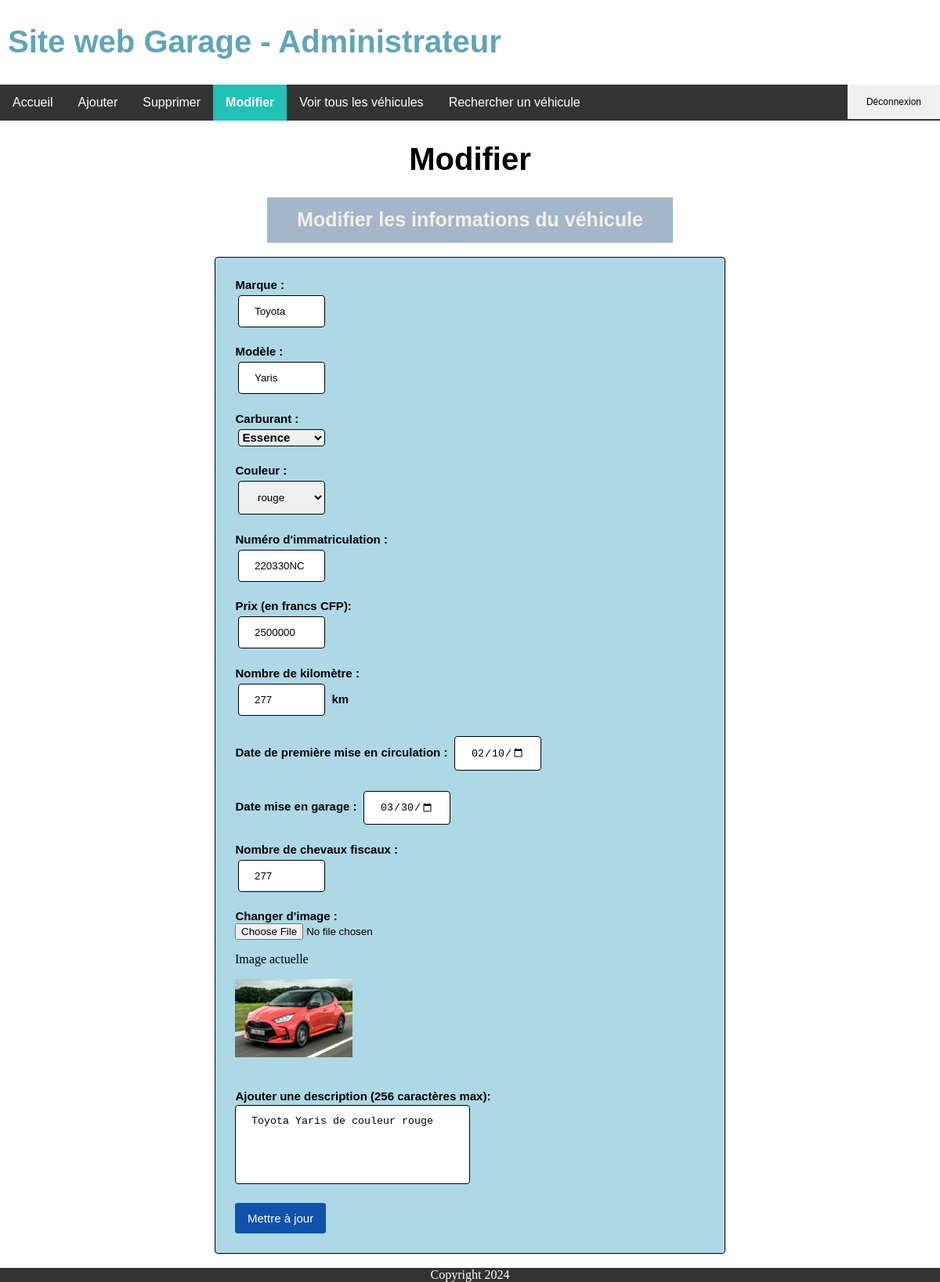
/admin/vehicules/modif_voiture/form_modif_voiture.php?id=1, run on the app's committed database.
### tables this page shows
CREATE TABLE IF NOT EXISTS `voiture` (
  `id_voiture` int NOT NULL AUTO_INCREMENT,
  `marque_voiture` varchar(24) NOT NULL,
  `modele_voiture` char(24) NOT NULL,
  `carb_voiture` varchar(24) NOT NULL,
  `couleur_voiture` varchar(24) NOT NULL,
  `num_immat` varchar(8) NOT NULL,
  `prix_voiture` int NOT NULL,
  `km_voiture` int NOT NULL,
  `date_prem_circu` date NOT NULL,
  `date_rentree_garage` date NOT NULL,
  `nb_chev_fisc` int NOT NULL,
  `description` varchar(256) NOT NULL,
  PRIMARY KEY (`id_voiture`)
);

CREATE TABLE IF NOT EXISTS `upload` (
  `id_image` int NOT NULL AUTO_INCREMENT,
  `image` varchar(256) NOT NULL,
  `id_voiture` int NOT NULL,
  PRIMARY KEY (`id_image`)
);

### admin/vehicules/modif_voiture/form_modif_voiture.php (the view, shortened to what this page needs)
<!DOCTYPE html>
<html lang="fr">
<head>
    <link rel="stylesheet" href="../../../styles.css">
</head>
<body>
    <header>
        <h1><a class="titre_site" href="../../">Site web Garage - Administrateur<?php echo " ".$_SESSION['username']?></a><h1>
    </header>
    <ul>
        <li><a href="../../">Accueil</a></li>
        <li><a href="../ajout_voiture/form_ajout_voiture.php">Ajouter</a></li>
        <li><a href="../suppr_voiture/liste_suppr_voiture.php">Supprimer</a></li>
        <li><a class="active" href="liste_modif_voiture.php">Modifier</a></li>
        <li><a href="../all/affich_voiture.php">Voir tous les véhicules</a></li>
        <li><a href="../search/recherche.php">Rechercher un véhicule</a></li>
        <li style="float:right">
            <form action="../../index.php" method="post" >
                <input id="btn_deconn" type="submit" onclick="return confirmDeconn();" name="deconnexion" value="Déconnexion">
            </form>
        </li>
    </ul>
    <h1 class="titre">Modifier</h1>
    <h2 class="description">Modifier les informations du véhicule</h2><br>
    <div id="form">
        <form method="POST" action="modif_voiture.php?id=<?php echo $id=$_GET['id']; ?>" enctype="multipart/form-data">
            <label class="texte">Marque : </label><br>
            <input type="text" name="marqueVoiture" value=<?php
                                                            include "../../../connexion.php";
                                                            $id = $_GET['id'];
                                                            $sql = "SELECT `marque_voiture` FROM voiture WHERE id_voiture = $id;";
                                                            $recup = $connexion->query($sql);
                                                            $valeur = $recup->fetch_assoc();
                                                            echo $valeur['marque_voiture'];
                                                            ?>>
            <br><br>
            <label class="texte">Modèle : </label><br>
            <input type="text" name="modeleVoiture" value=<?php
                                                            include "../../../connexion.php";
                                                            $id = $_GET['id'];
                                                            $sql = "SELECT `modele_voiture` FROM voiture WHERE id_voiture = $id;";
                                                            $recup = $connexion->query($sql);
                                                            $valeur = $recup->fetch_assoc();
                                                            echo $valeur['modele_voiture'];
                                                            ?>>
            <br><br>
            <div>
                <label class="texte">Carburant : </label><br>
                <select class="texte" name="carburantVoiture">
                    <option value="<?php include "../../../connexion.php"; $id = $_GET['id'];
                        $sql = "SELECT `carb_voiture` FROM voiture WHERE id_voiture = $id;";
                        $recup = $connexion->query($sql);
                        $valeur = $recup->fetch_assoc();
                        echo $valeur['carb_voiture']; ?>>">
                    <?php include "../../../connexion.php"; $id = $_GET['id'];
                        $sql = "SELECT `carb_voiture` FROM voiture WHERE id_voiture = $id;";
                        $recup = $connexion->query($sql);
                        $valeur = $recup->fetch_assoc();
                        echo $valeur['carb_voiture'];?>
                        </option>
                </select><br><br>
            </div>
            <label class="texte">Couleur : </label><br>
            <select name="couleurVoiture">
                <option value="<?php
                    include "../../../connexion.php";
                    $id = $_GET['id'];
                    $sql = "SELECT `couleur_voiture` FROM voiture WHERE id_voiture = $id;";
                    $recup = $connexion->query($sql);
                    $valeur = $recup->fetch_assoc();
                    echo $valeur['couleur_voiture'];
                    ?>
                ">
                <?php
                include "../../../connexion.php";
                $id = $_GET['id'];
                $sql = "SELECT `couleur_voiture` FROM voiture WHERE id_voiture = $id;";
                $recup = $connexion->query($sql);
                $valeur = $recup->fetch_assoc();
                echo $valeur['couleur_voiture'];
                ?></option>
            </select><br><br>
            <label class="texte">Numéro d'immatriculation : </label><br>
            <input type="text" name="immatVoiture" value=<?php
                                                            include "../../../connexion.php";
                                                            $id = $_GET['id'];
                                                            $sql = "SELECT num_immat FROM voiture WHERE id_voiture= $id;";
                                                            $recup = $connexion->query($sql);
                                                            $valeur = $recup->fetch_assoc();
                                                            echo $valeur['num_immat'];
                                                            ?>>
            <br><br>
            <label class="texte">Prix (en francs CFP): </label><br>
            <input type="text" name="prixVoiture" value=<?php
                                                        $id = $_GET['id'];
                                                        $sql = "SELECT prix_voiture FROM voiture WHERE id_voiture= $id;";
                                                        $recup = $connexion->query($sql);
                                                        $valeur = $recup->fetch_assoc();
                                                        echo $valeur['prix_voiture'];
                                                        ?>>
            <br><br>
            <label class="texte">Nombre de kilomètre : </label><br>
            <input type="text" name="kmVoiture" value=<?php
                                                        $id = $_GET['id'];
                                                        $sql = "SELECT `km_voiture` FROM voiture WHERE id_voiture = $id;";
                                                        $recup = $connexion->query($sql);
                                                        $valeur = $recup->fetch_assoc();
                                                        echo $valeur['km_voiture'];
                                                        ?>>
            <p class="texte">km</p><br><br>
            <label class="texte">Date de première mise en circulation :</label>
            <input type="date" name="datPremCirc" value=<?php
                                                        $id = $_GET['id'];
                                                        $sql = "SELECT `date_prem_circu` FROM voiture WHERE `id_voiture`= $id;";
                                                        $recup = $connexion->query($sql);
                                                        $valeur = $recup->fetch_assoc();
                                                        echo $valeur['date_prem_circu'];
                                                        ?>>
            <br><br>
            <label class="texte">Date mise en garage :</label>
            <input type="date" name="datGarage" value=<?php
                                                        $id = $_GET['id'];
                                                        $sql = "SELECT `date_rentree_garage` FROM voiture WHERE id_voiture= $id;";
                                                        $recup = $connexion->query($sql);
                                                        $valeur = $recup->fetch_assoc();
                                                        echo $valeur['date_rentree_garage'];
                                                        ?>>
            <br><br>
            <label class="texte">Nombre de chevaux fiscaux : </label><br>
            <input type="text" name="nbChevFisc" value=<?php
                                                        $id = $_GET['id'];
                                                        $sql = "SELECT `nb_chev_fisc` FROM voiture WHERE id_voiture= $id;";
                                                        $recup = $connexion->query($sql);
                                                        $valeur = $recup->fetch_assoc();
                                                        echo $valeur['nb_chev_fisc'];
                                                        ?>><br><br>
            <div>
                <label class="texte">Changer d'image : </label><br>
                <input type="file" name="img_voiture" accept=".jpg, .jpeg, .png">
                <p>Image actuelle</p>
                <img src ="<?php
                $id = $_GET['id'];
                $sql = "SELECT voiture.*, upload.image FROM voiture INNER JOIN upload ON voiture.id_voiture = upload.id_image WHERE voiture.id_voiture=$id;";
                $recup = $connexion->query($sql);
                $valeur = $recup->fetch_assoc();
                $image = $valeur['image'];
                $filename = '../../../vehicules/images/img/'.$image;
                echo $filename;
                ?>" width='150' height='100'><br>
                <br><br>
            </div>
            <label class="texte">Ajouter une description (256 caractères max): </label><br>
            <textarea name="descVoiture" maxlength="256" cols="20" rows="5"><?php include "../../../connexion.php";
            $id = $_GET['id'];
            $sql = "SELECT description FROM voiture WHERE voiture.id_voiture= $id;";
            $recup = $connexion->query($sql);
            $valeur = $recup->fetch_assoc();
            echo $valeur['description'];?></textarea><br><br>
            <a href="modif_voiture.php?id=<?php echo $id=$_GET['id']; ?>"><input class="bouton_modif" type="submit" name="submit" value="Mettre à jour"></a>
        </form>
    </div>
    <br><br>
    <div class="footer">
        Copyright 2024
    </div>
</body>
</html>

### styles.css (style rules this page uses)
html { height: 100%; }
body { position: relative; margin: 0; min-height: 100%; }
.titre { text-align: center; font-family: "Helvetica", sans-serif; font-size: 40px; }
.titre_site { color: rgb(95, 165, 187); text-align: left; text-decoration: none; font-family: "Helvetica", sans-serif; font-size: 40px; display: block; }
.description { background-color: rgb(164, 182, 201); color: rgb(241, 240, 233); margin: 0 auto; text-align: center; font-family: sans-serif; font-size: 25px; width: 490px; height: 30px; padding: 14px; display: block; }
.bouton_modif { background-color: rgb(14, 82, 172); color: white; border: 1px solid rgb(14, 82, 172); border-radius: 5%; font-size: 15px; font-family: 'Tahoma', sans-serif; padding: 10px 15px; text-decoration: none; display: inline-block; }
.texte { font-family: sans-serif; font-size: 15px; padding: 0.5px; font-weight: bold; text-decoration: none; display: inline-block; }
input[type=text], input[type=date], input[type=password], input[type=email], select { width: 18.5%; padding: 12px 20px; margin: 4px; display: inline-block; border: 1px solid #000; border-radius: 4px; box-sizing: border-box; }
#btn_deconn { padding: 11px 20px; font-family: 'Trebuchet MS', sans-serif; font-size: 12px; text-decoration: none; display: inline-block; border: 4px solid #f3f1f1; }
textarea { resize: none; width: 50%; padding: 12px 20px; margin: 2px 0; display: inline-block; border: 1px solid #000; border-radius: 4px; box-sizing: border-box; }
header { padding: 10px; }
.footer { position: absolute; bottom: 0; width: 100%; background-color: #333; color: white; text-align: center; }
ul { list-style-type: none; margin: 0; padding: 0; overflow: hidden; background-color: #333; font-family: "Helvetica", sans-serif; }
li { float: left; }
li a { display: block; color: white; text-align: center; padding: 14px 16px; text-decoration: none; }
.active { background-color: #1fc2b4; font-weight: bold; }
#btn_deconn { text-decoration: none; }
#form { background-color: lightblue; border: 1px solid #000; border-radius: 4px; padding: 25px; width: 50%; margin: 0 auto; block-size: auto; display: block; }

### data on the page
voiture: marqueVoiture "Toyota", modeleVoiture "Yaris", carburantVoiture "Essence", couleurVoiture "rouge", immatVoiture "220330NC", prixVoiture "2500000", kmVoiture "277", datPremCirc "02/10/2015", datGarage "03/30/2023", nbChevFisc "277", descVoiture "Toyota Yaris de couleur rouge"
upload: image (picture)
